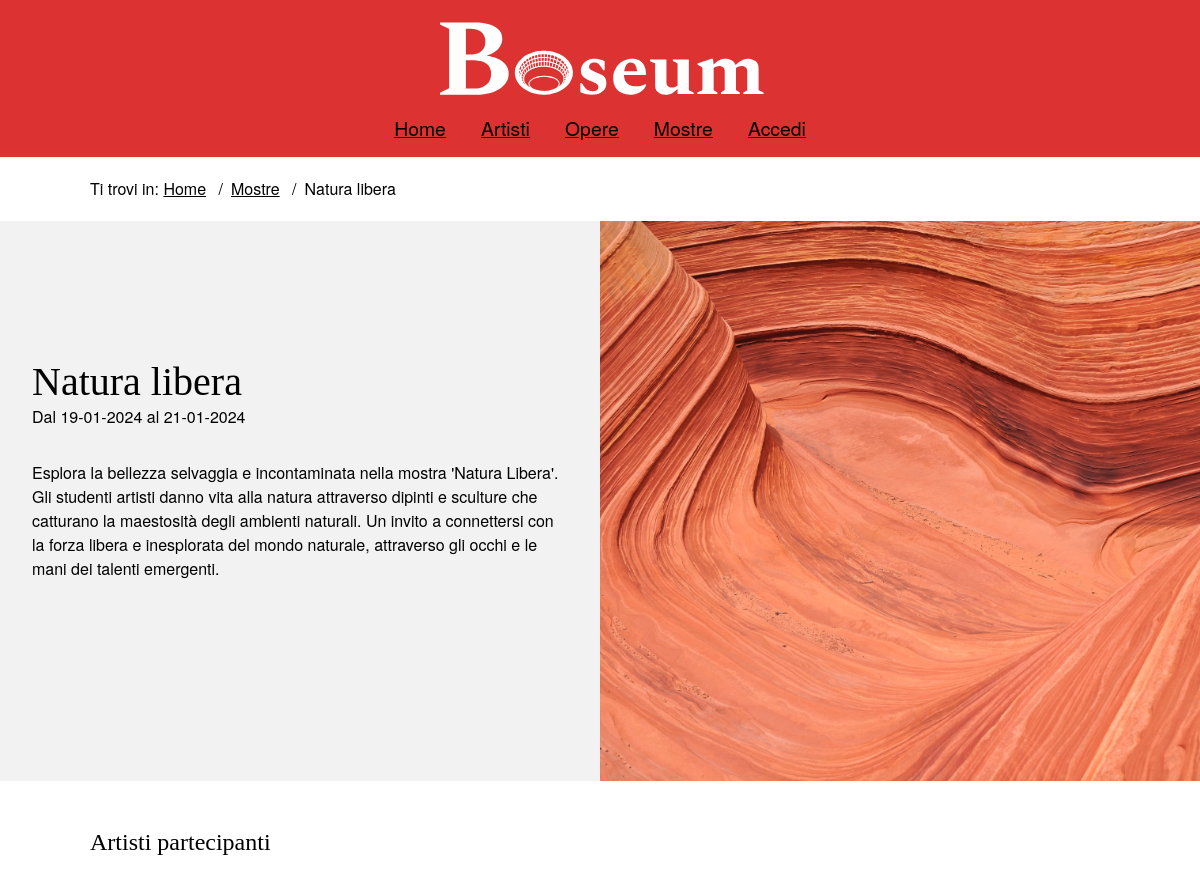
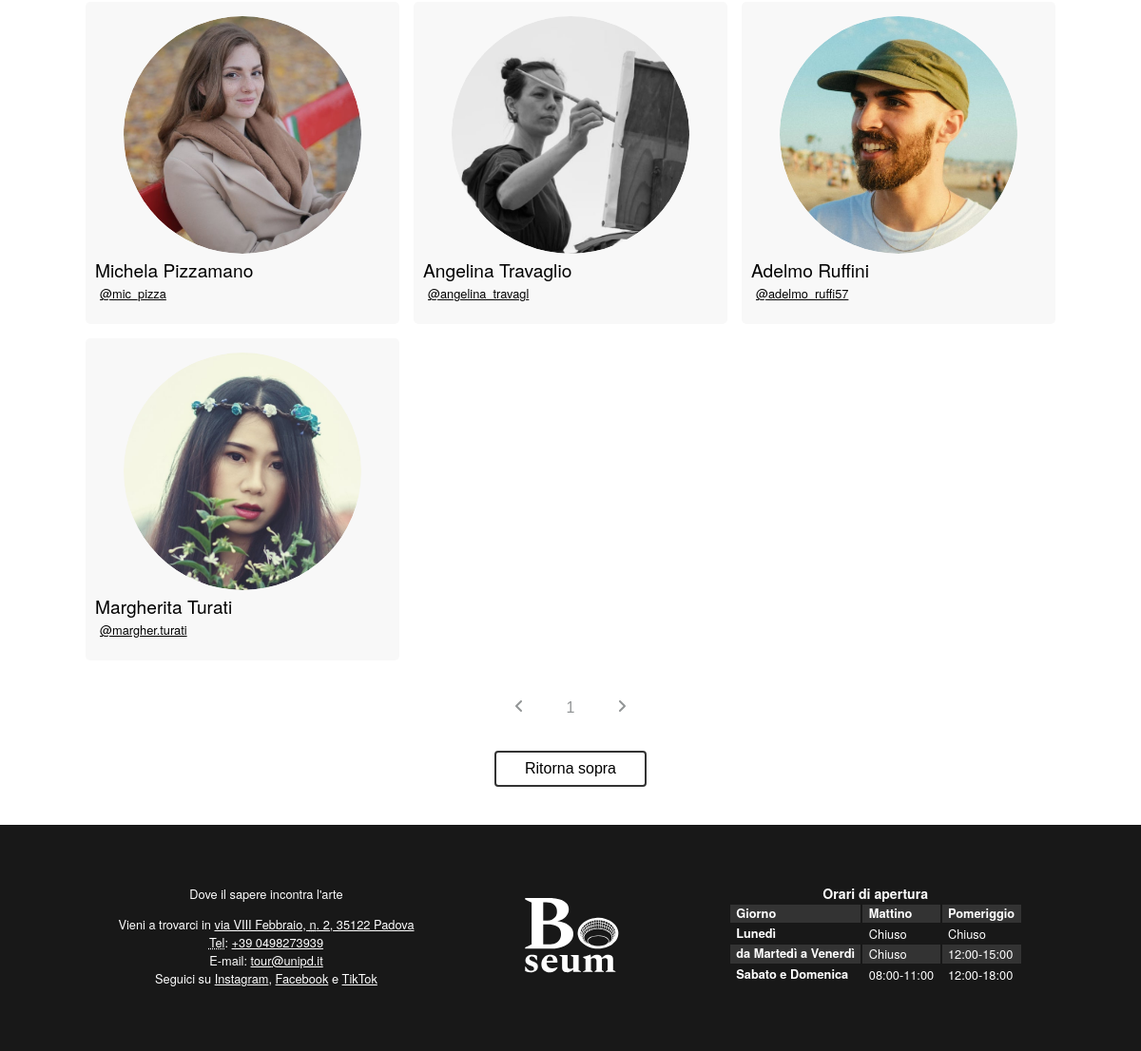
The app's page /php/mostra.php?id=2 with its own data (2 pictures, top to bottom).
### tables this page shows
CREATE TABLE Artshows (
    id INT PRIMARY KEY NOT NULL AUTO_INCREMENT,
    title VARCHAR(100) NOT NULL,
    description VARCHAR(1000) NOT NULL,
    image VARCHAR(100) UNIQUE NOT NULL,
    start_date DATE NOT NULL,
    end_date DATE NOT NULL
);

CREATE TABLE Users (
    id INT PRIMARY KEY NOT NULL AUTO_INCREMENT,
    username VARCHAR(30) NOT NULL UNIQUE,
    password VARCHAR(255) NOT NULL,
    name VARCHAR(30) NOT NULL,
    lastname VARCHAR(30) NOT NULL,
    is_admin BOOLEAN NOT NULL,
    image VARCHAR(100) UNIQUE,
    birth_date DATE,
    birth_place VARCHAR(30),
    biography VARCHAR(1000),
    experience VARCHAR(1000)
);

### php/DBAccess.php (called while the page is built, shortened)
<?php
class DBAccess
{
    private $connection;
    public function openDBConnection()
    {
        try {
            $this->connection = mysqli_connect(
                self::HOST_DB,
                self::USERNAME,
                self::PASSWORD,
                self::DATABASE_NAME
            );
        } catch (\Exception $e) {
            return false;
        }
        return true;
    }
    public function getArtshow($id)
    {
        $query = "SELECT *
                    FROM Artshows
                    WHERE Artshows.id = $id";
        $queryResult = mysqli_query($this->connection, $query) or DBAccess::errorDB(true);
        if (mysqli_num_rows($queryResult) != 0) {
            $result = array();
            while ($row = mysqli_fetch_array($queryResult, MYSQLI_ASSOC)) {
                $result[] = $row;
            }
            return $result;
        } else return null;
    }
    public function getArtshowsPartecipants($id)
    {
        $query = "SELECT Users.id, Users.username, Users.name, Users.lastname, Users.image
                    FROM ArtshowPrenotations JOIN Users ON ArtshowPrenotations.id_artist = Users.id
                    WHERE ArtshowPrenotations.id_artshow = $id";
        $queryResult = mysqli_query($this->connection, $query) or DBAccess::errorDB(true);
        if (mysqli_num_rows($queryResult) != 0) {
            $result = array();
            while ($row = mysqli_fetch_array($queryResult, MYSQLI_ASSOC)) {
                $result[] = $row;
            }
            return $result;
        } else return null;
    }
}

### php/DateManager.php (called while the page is built, shortened)
<?php
class DateManager {
    public static function toDMY($inputDate) {
        $dateTime = DateTime::createFromFormat('Y-m-d', $inputDate);
        return $dateTime->format('d-m-Y');
    }
}
?>

### php/mostra.php (the view, shortened to what this page needs)
<?php
require_once 'DBAccess.php';
require_once 'DateManager.php';
require_once 'utils.php';
$isLoggedIn = isset($_SESSION['logged_id']);
$loginOrProfileTitle = $isLoggedIn ?
        "<a href=\"artista.php?id=".$_SESSION['logged_id']."\"><span lang=\"en\">Account</span></a>"
        : "<a href=\"login.php\">Accedi</a>";
$connection=new DB\DBAccess();
$idArtshow = $_GET["id"];
$infoArtshow = $connection->getArtshow($idArtshow);
$partecipantsArtshow = $connection->getArtshowsPartecipants($idArtshow);
if(!$infoArtshow || sizeof($infoArtshow) <= 0){
    header("location: ../php/404.php");
}else{
    $title = $infoArtshow[0]['title'];
    $description = $infoArtshow[0]['description'];
    $image = $infoArtshow[0]['image'];
    $startDateReverse = $infoArtshow[0]['start_date'];
    $startDate = DateManager::toDMY($startDateReverse);
    $endDateReverse = $infoArtshow[0]['end_date'];
    $endDate = DateManager::toDMY($endDateReverse);
    $partecipantsArtshowContainer = '<p>Attualmente nessun artista ha deciso di partecipare questa mostra.</p>';
    if($partecipantsArtshow && sizeof($partecipantsArtshow) > 0){
        $partecipantsArtshowContainer = "<h2 id=\"top_gallery\">Artisti partecipanti</h2><div class=\"artist_results_section\" id=\"paginated_section\">";
        foreach($partecipantsArtshow as $partecipantArtshow){
            $partecipantsArtshowContainer .= "<div class=\"gallery_item\">
                    <div class=\"artist_gallery_item\">
                        <div class=\"artist_gallery_item_image\">
                            <a
                                href=\"artista.php?id=".$partecipantArtshow['id']."\">
                                <img
                                    src=\"".$partecipantArtshow['image']."\"
                                    alt=\"".$partecipantArtshow['username']."\" />
                            </a>
                        </div>
                        <div class=\"artist_gallery_item_info\">
                            <div class=\"artist_gallery_item_title\">
                                <p>
                                ".$partecipantArtshow['name']." ".$partecipantArtshow['lastname']."
                                </p>
                            </div>
                            <div class=\"artist_mini_preview_info\">
                                <a
                                aria-hidden=\"true\"
                                tabindex=\"-1\"
                                href=\"artista.php?id=".$partecipantArtshow['id']."\"
                                    >".$partecipantArtshow['username']."</a
                                >
                            </div>
                        </div>
                    </div>
                </div>";
        }
        $partecipantsArtshowContainer .= "</div>".addPaginator();
    }
    $prenotationSection = "";
    $mostra = file_get_contents("../templates/mostra.html");
    $mostra = str_replace("{{login_or_profile_title}}", $loginOrProfileTitle, $mostra);
    $mostra = str_replace("{{name}}", $title, $mostra);
    $mostra = str_replace("{{start_date}}", $startDate, $mostra);
    $mostra = str_replace("{{start_date_reversed}}", $startDateReverse, $mostra);
    $mostra = str_replace("{{end_date}}", $endDate, $mostra);
    $mostra = str_replace("{{end_date_reversed}}", $endDateReverse, $mostra);
    $mostra = str_replace("{{description}}", $description, $mostra);
    $mostra = str_replace("{{image}}", $image, $mostra);
    $mostra = str_replace("{{prenotation}}", $prenotationSection, $mostra);
    $mostra = str_replace("{{partecipants}}", $partecipantsArtshowContainer, $mostra);
    echo($mostra);
}
?>

### assets/CSS/mini.css (style rules this page uses)
header { display: flex; align-items: center; justify-content: space-between; }
header h1 { background-image: url("../images/logomini.png"); font-size: 3em; }
#menu { width: max-content; color: white; transition: transform 0.5s ease; z-index: 3; }
#menu nav { position: fixed; right: 0; top: 0; width: 100%; padding: 5em 0 3em 0; background: var(--headerBgColor); transform: translateY(-100%); transition: transform 0.5s ease; }
#menu nav ul { flex-direction: column; align-items: center; margin: auto; }
#menu nav ul li { padding-bottom: 15px; }
#menu nav a { visibility: hidden; }
footer { flex-wrap: wrap-reverse; }
footer div { padding: 2em 1em; }
.gallery_item { margin-top: 2em; max-width: unset; }
#artshow_layout { flex-direction: column; }
.artshow_mainimage { width: 100%; object-fit: cover; }

### assets/CSS/print.css (style rules this page uses)
html { padding: 0.5cm; }
#menu { display: none; }
.breadcrumb, .breadcrumb li { display: inline; list-style: none; }
.breadcrumb li:after { content: "/"; padding: 1em; }
footer { margin-top: 2cm; }
#infofoot { border: 1px solid black; border-radius: 10px; text-align: center; font-size: 0.8em; }
#listinfofoot { list-style: none; }
#logofoot { display: none; }
#orariofoot { display: none; }
.artist_gallery_item { padding: 0.5cm 0 0.5cm; display: flex; flex-direction: row; }
.artist_gallery_item_image img { width: auto; height: 3cm; }
.gallery_item { padding: 0.5cm 0 0.5cm; display: flex; flex-direction: row; }
.artshow_mainimage { display: none; }
#content #artshow_layout .artshow_mainimage { display: block; height: 5cm; width: auto; }
.artist_results_section .gallery_item { display: inline-block; margin-right: 0.5cm; width: 8cm; }
.artist_results_section .gallery_item .artist_gallery_item { padding: 0.5cm; border: 0.5px solid grey; }
.artist_gallery_item_info { margin-left: 0.5cm; width: 3cm; display: flex; flex-direction: column; }
.artist_gallery_item_title, .artist_mini_preview_info { display: flex; }

### records on screen
artshows: mostra "Home Artisti Opere Mostre Ti trovi in: Home Mostre Natura libera Natura libera Dal 19-01-2024 al 21-01-2024 Esplora la bellezza selvaggia e incontaminata nella mostra 'Natura Libera'. Gli studenti artisti danno vita alla natura attraverso dipinti e sculture che catturano la maestosità degli ambienti naturali. Un invito a connettersi con la forza libera e inesplorata del mondo naturale, attraverso gli occhi e le mani dei talenti emergenti. Dove il sapere incontra l'arte Vieni a trovarci in via VIII Febbraio, n . 2, 35122 Padova Tel : +39 0498273939 E-mail : tour @unipd.it Seguici su Instagram , Facebook e TikTok Orari di apertura Giorno Mattino Pomeriggio Lunedì Chiuso Chiuso da Martedì a…", image+description+end_date (picture)
users: image (picture), name "Michela", lastname "Pizzamano", username "mic_pizza"
users: image (picture), name "Angelina", lastname "Travaglio", username "angelina_travagl"
users: image (picture), name "Adelmo", lastname "Ruffini", username "adelmo_ruffi57"
users: image (picture), name "Margherita", lastname "Turati", username "margher.turati"
